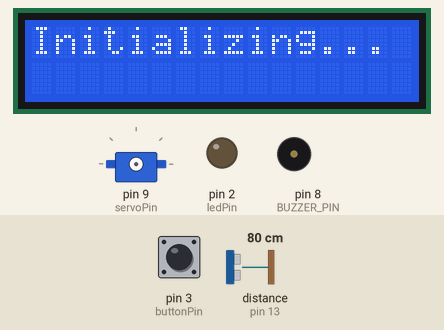
Recording of a sketch running on a simulated Arduino Uno, built with avr-gcc and run on an emulated ATmega328P. On the bench: 16×2 character LCD, servo, output pins drawn as LEDs (lit = HIGH), buzzer (waves = sounding). Wiring (inferred from the names in the program): ultrasonic range finder: trigger pin 12; echo pin 13. The inputs (shaded band) are chosen by the test bench; at power-on: distance to the obstacle (sensor on pin 13) 80 cm, pin 3 (buttonPin) HIGH. The echo pulse lasts 58.3 µs per cm; pins used as bus, display or sensor lines are not drawn; what the sketch prints to the serial monitor is not drawn.

Above: at 0.1 s.
2.3 s: distance to the obstacle (sensor on pin 13) set to 45 cm
3.8 s: distance to the obstacle (sensor on pin 13) set to 38 cm
At 4.7 s:
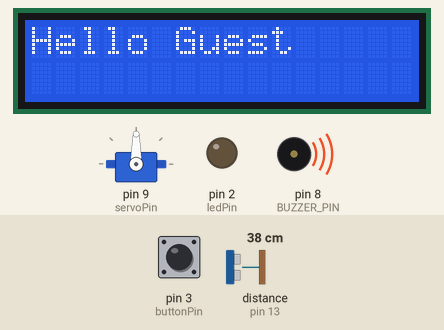
6.8 s: pin 3 (buttonPin) pulled LOW for 1 s
At 8.2 s:
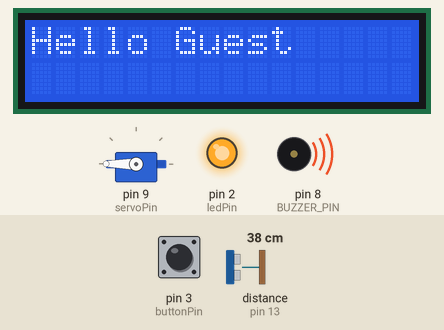
10.0 s: pin 3 (buttonPin) pulled LOW for 3.2 s
At 11.6 s:
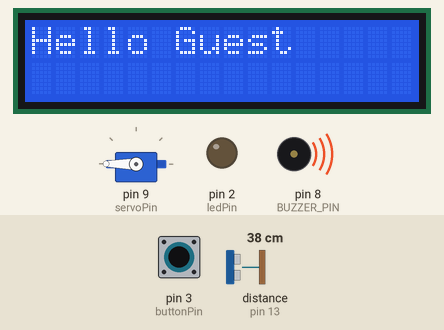
14.7 s: distance to the obstacle (sensor on pin 13) set to 60 cm
At 16.1 s:
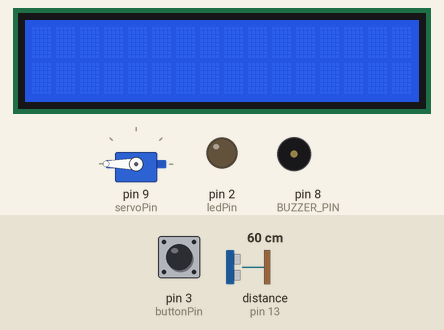
16.9 s: pin 3 (buttonPin) pulled LOW for 0.15 s
At 18.0 s:
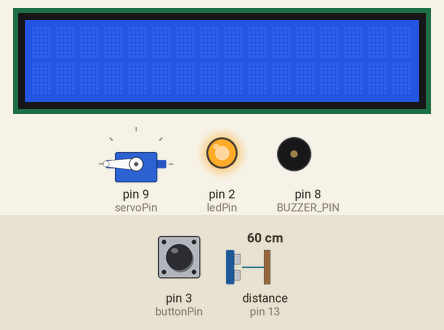
Timing chart, 0 to 19.5 s (numbered marks = the images above; inputs shaded):
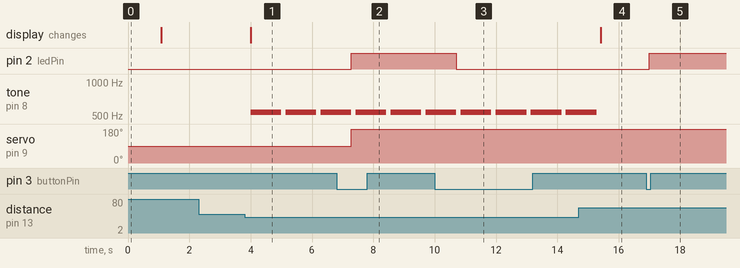

Measured:
- the behaviour switches between 41 and 40 cm on distance to the obstacle (sensor on pin 13) (found by bisection; images 0 and 1)
- after the input at 2.3 s, every drawn part: stays the same
- after the input at 3.8 s, tone on pin 8 (BUZZER_PIN): alternates 540 Hz for 1.0 s and silent for 0.14 s, starting after 0.20 s; the display: changes after 0.20 s (image 1)
- after the input at 6.8 s, pin 2 (ledPin): LOW → HIGH after 0.48 s; servo on pin 9 (servoPin): 90° → 180° after 0.49 s
- after the input at 10.0 s, pin 2 (ledPin): HIGH → LOW after 0.71 s
- after the input at 14.7 s, tone on pin 8 (BUZZER_PIN): goes on until 15.3 s, then stays silent; the display: changes after 0.71 s (image 4)
- after the input at 16.9 s, pin 2 (ledPin): LOW → HIGH after 0.10 s

The sketch:

Arduino_Group_15.ino
```cpp
#include <Wire.h>
#include <LiquidCrystal_I2C.h>
#include <Servo.h>

// Pins Setup
#define buttonPin 3
#define ledPin 2
#define servoPin 9
#define BUZZER_PIN 8
#define SONAR_TRIGGER_PIN 12
#define SONAR_ECHO_PIN 13


// Variables
bool ledState = false; // Bulb status
bool buttonState = false;
bool lastButtonState = false;
Servo myservo;
unsigned int current_distance;
LiquidCrystal_I2C lcd(0x27, 16, 2); // LCD setup
const char* message = "Hello Guest";

void setup() {
  pinMode(buttonPin, INPUT_PULLUP);
  pinMode(ledPin, OUTPUT);

// LCD Initiallizing
  lcd.init();
  lcd.backlight();
  lcd.setCursor(0, 0);
  lcd.print("Initializing...");
  delay(1000);
  lcd.clear();

 // Initial connection of the servo motor
  myservo.attach(servoPin);
  myservo.write(90); // Resting the engine (at a 90 degree angle)


  // Settings for the distance sensor
  pinMode(SONAR_TRIGGER_PIN, OUTPUT);
  pinMode(SONAR_ECHO_PIN, INPUT);
  Serial.begin(115200);
}

void loop() {
  handleButton();  // Button handling
  current_distance = measure_distance(); // measurement
  Serial.println(current_distance);      // Print to the serial screen
  delay(125);
// Handle the LCD display
  if (current_distance < 40) {
    lcd.clear();                       // clear the screen
    lcd.setCursor(0, 0);               // Set the cursor at the beginning of the line
    lcd.print(message);                // Print the message
    tone(BUZZER_PIN, 540, 2000);
    delay(1000);
    noTone(BUZZER_PIN);
    Serial.print("current_distance: ");
    Serial.println(current_distance);
  } else {
    lcd.clear();                       // Clean the screen if the distance is greater than 40 cm

  }
}
void handleButton() {
  buttonState = digitalRead(buttonPin);
  if (buttonState == LOW && lastButtonState == HIGH) { // pressing the button
    ledState = !ledState; // Change the bulb mode
    digitalWrite(ledPin, ledState);

    if (ledState) {
      myservo.attach(servoPin);  //Connect the engine to start working
      myservo.write(180); // Starting the engine to 180 degrees
    } else {
      myservo.detach();  // Engine cut-off (stops moving)
    }
  }
  lastButtonState = buttonState;
}

unsigned int measure_distance() {
  digitalWrite(SONAR_TRIGGER_PIN, HIGH);
  delayMicroseconds(10);
  digitalWrite(SONAR_TRIGGER_PIN, LOW);

  unsigned long pulse_length = pulseIn(SONAR_ECHO_PIN, HIGH); // Measuring the pulse time
  return (unsigned int)(pulse_length * 0.034 / 2);           // Convert to distance in cm
}
```
